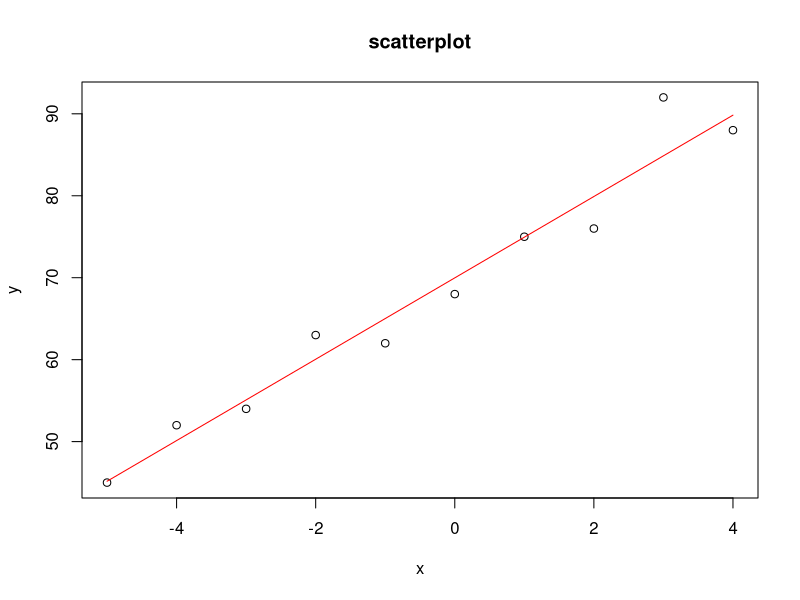

The R source for this figure:
#Example 15 chapter 6 page no 257
x=c(-5:4)
y=c(45,52,54,63,62,68,75,76,92,88)
fit<-lm(y~poly(x,1,raw = "True"))
plot(x,y,main = "scatterplot")
best_line=fit$coefficient[2]*x + fit$coefficient[1]
lines(x,best_line,col="red")
cat("y =",fit$coefficient[2],"x +",fit$coefficient[1])
